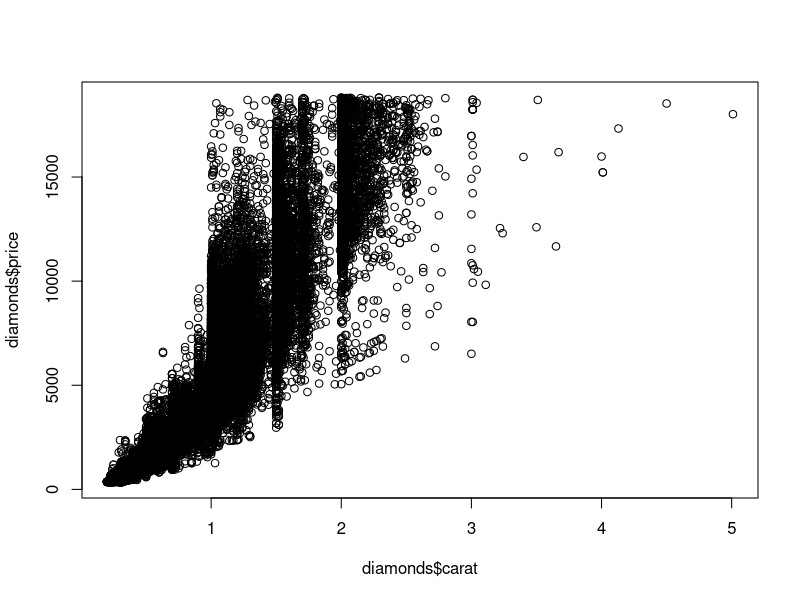
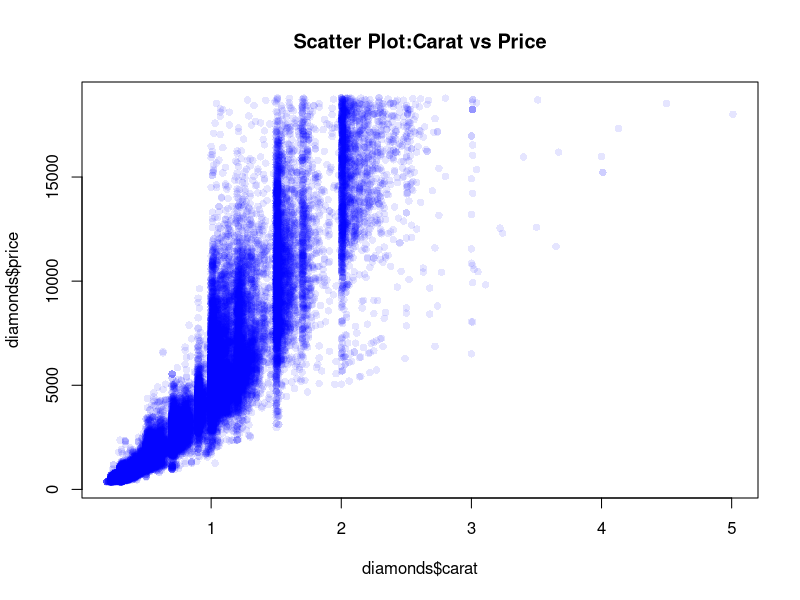
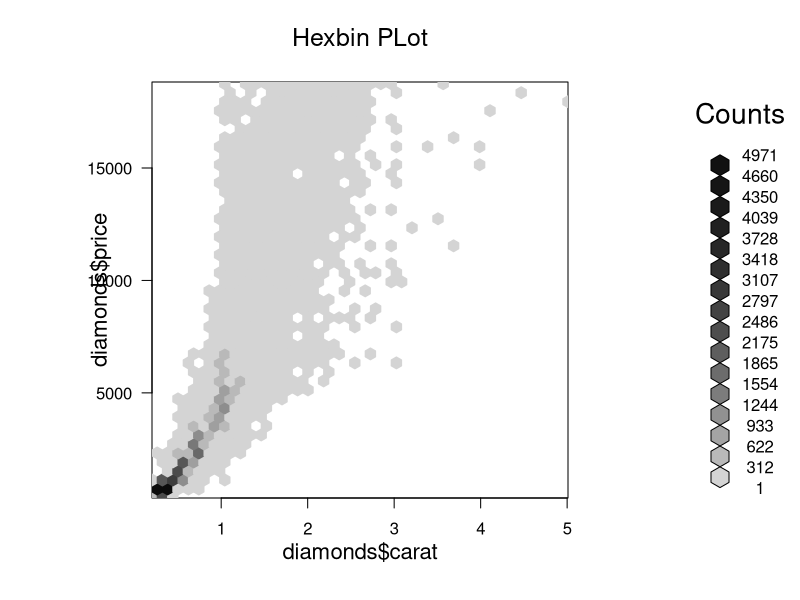
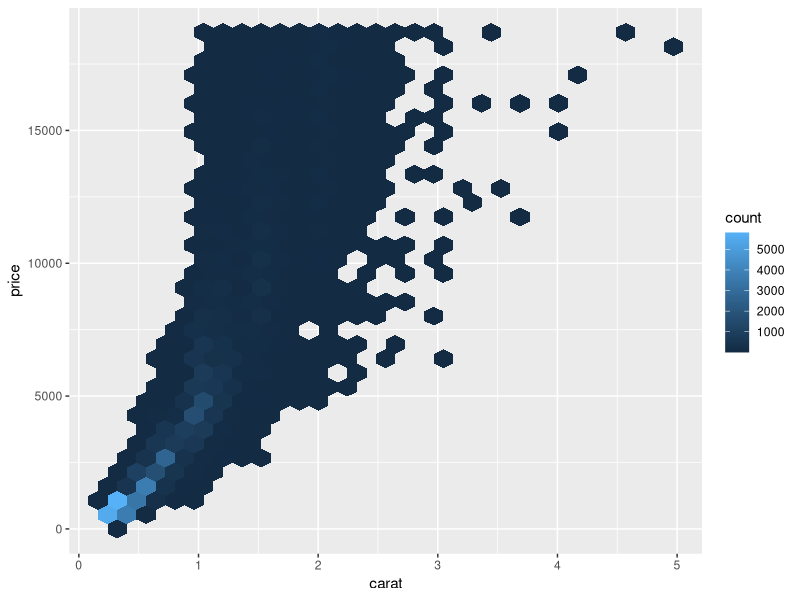
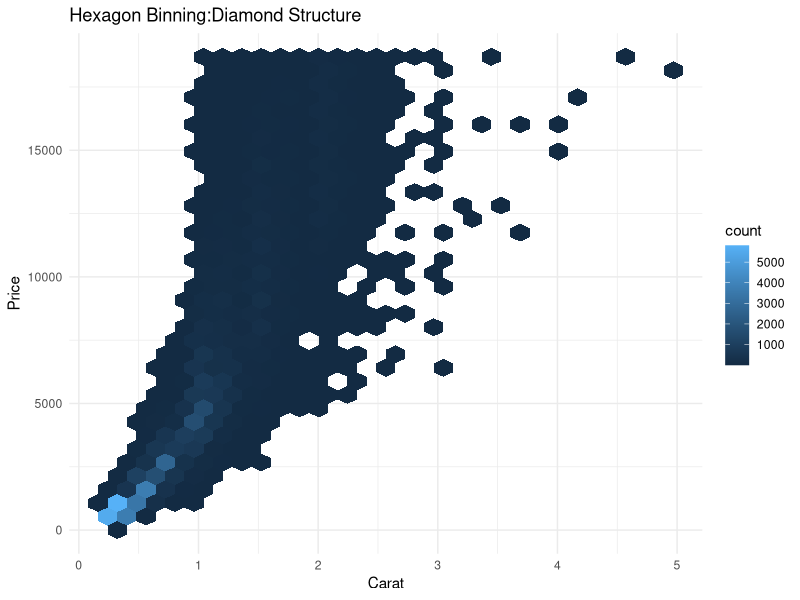
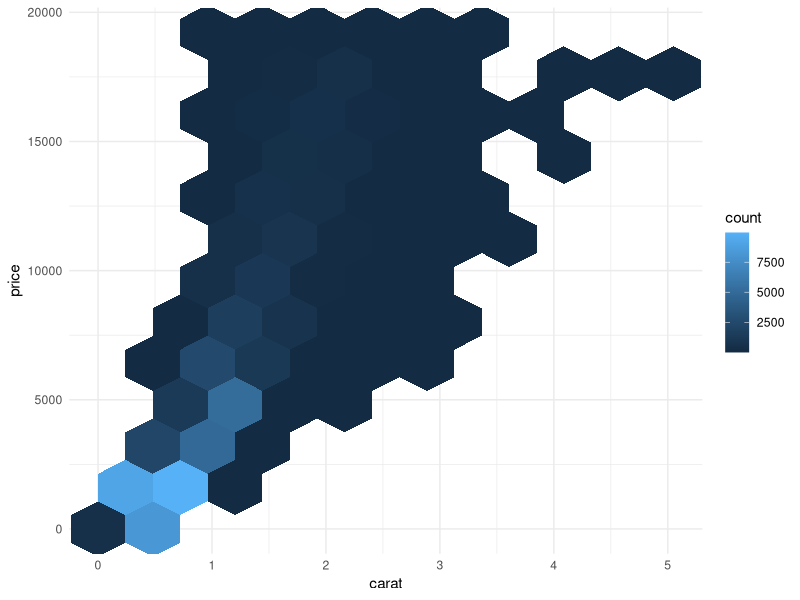
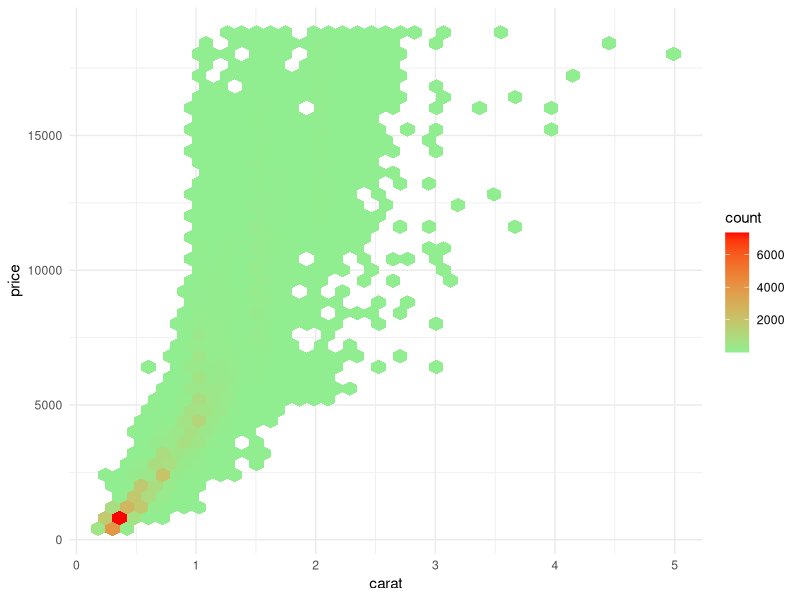
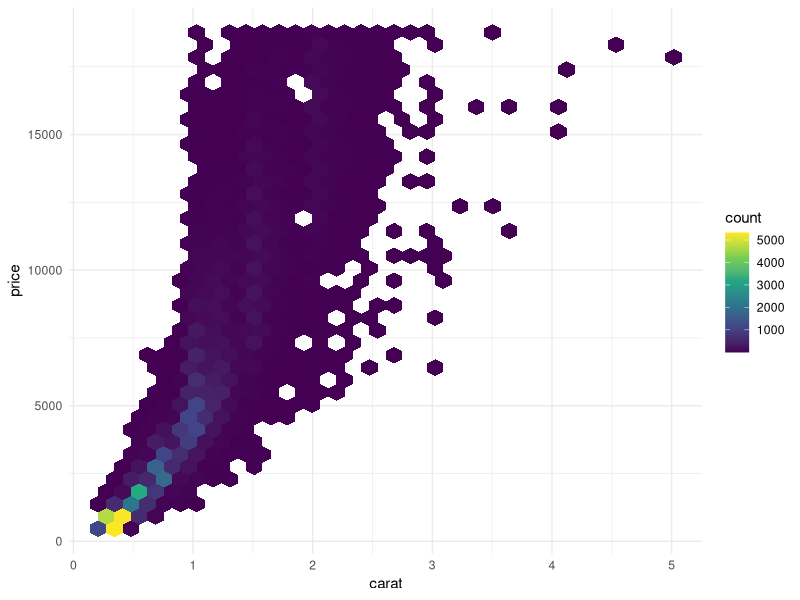

These charts were generated, in order, by the following R code:
#Load & Understand the Dataset
data(diamonds)
data(package=.packages(all.available=TRUE))
library(ggplot2)
data(diamonds)
str(diamonds)
dim(diamonds)
?diamonds
# VERY BASIC SCATTER
plot(diamonds$carat,diamonds$price) 
#IMPROVED SCATTER
plot(diamonds$carat,diamonds$price,col=rgb(0,0,1,0.1),pch=16,
     main="Scatter Plot:Carat vs Price")
#HEXBIN USING BASE R
install.packages('hexbin')
library(hexbin)
hb<-hexbin(diamonds$carat,diamonds$price,xbins=40)
plot(hb,main="Hexbin PLot")
#BASIC HEXBIN
ggplot(diamonds,aes(x=carat,y=price))+
  geom_hex()
#LABLED HEXBIN PLOT
ggplot(diamonds,aes(carat,price))+
  geom_hex()+
  labs(title="Hexagon Binning:Diamond Structure",x="Carat",y="Price")+
  theme_minimal()
#CONTROL HEXAGON DENSITY
ggplot(diamonds,aes(carat,price))+geom_hex(bins=10)+theme_minimal()
#ADD COLOR PALATTE(Gradient)
ggplot(diamonds,aes(carat,price))+
  geom_hex(bins=40)+
  scale_fill_gradient(low="lightgreen",high="red")+
  theme_minimal()
#color meaning:
#-Light ->fewer diamonds
#-Dark ->dense region
#PROFESSIONAL PALETTE(Viridis)
ggplot(diamonds,aes(carat,price))+geom_hex(bins=35)+scale_fill_viridis_c()+
  theme_minimal()
#ADD LEGEND TITLE
ggplot(diamonds,aes(carat,price))+geom_hex(bins=20)+
  scale_fill_viridis_c(name="Count")+
  labs(title="Density Structure of Diamonds", x="Carat",y="Price")+
  theme_minimal()
#FACETED HEXBIN
ggplot(diamonds,aes(carat,price))+geom_hex()+scale_fill_viridis_c()+
  facet_wrap(~cut)+
  theme_minimal()
#LOG SCALE HEXBIN
ggplot(diamonds,aes(carat,price))+geom_hex()+scale_fill_viridis_c()+
  scale_y_log10()+
  theme_minimal()
